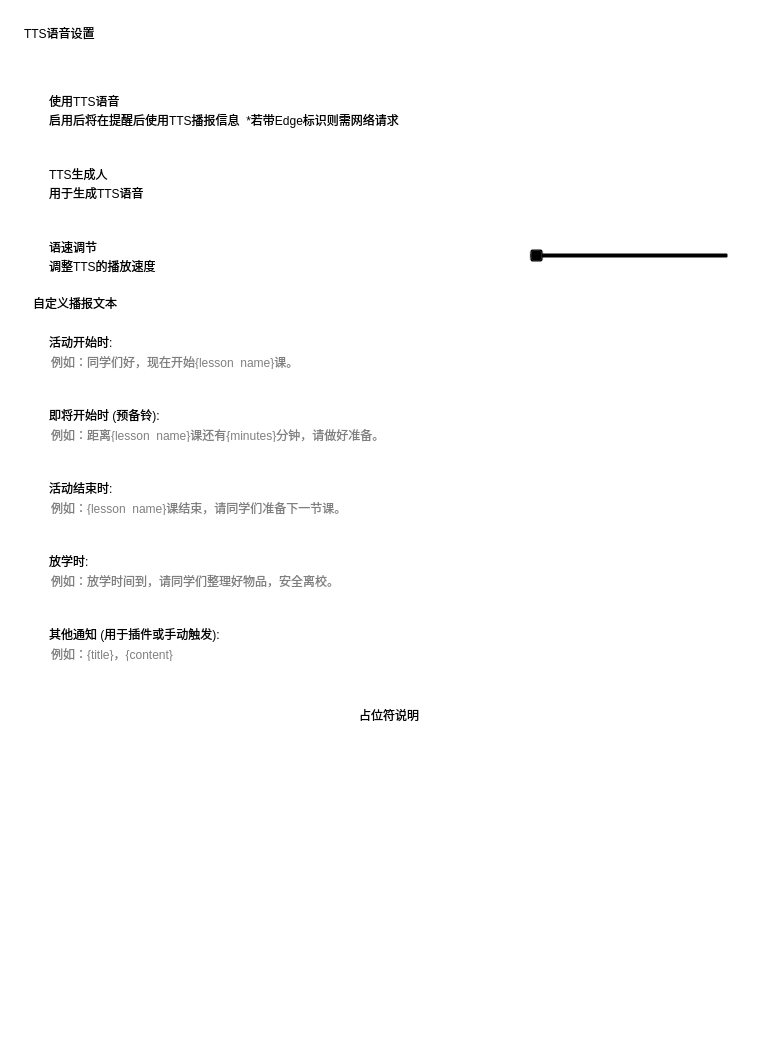
<?xml version="1.0" encoding="UTF-8"?>
<ui version="4.0">
 <class>TTSAdvancedSettings</class>
 <widget class="QWidget" name="TTSAdvancedSettings">
  <property name="geometry">
   <rect>
    <x>0</x>
    <y>0</y>
    <width>778</width>
    <height>1053</height>
   </rect>
  </property>
  <property name="windowTitle">
   <string>TTS 高级设置</string>
  </property>
  <property name="styleSheet">
   <string notr="true">background: transparent; border: none</string>
  </property>
  <layout class="QVBoxLayout" name="verticalLayout_Main">
   <property name="spacing">
    <number>18</number>
   </property>
   <property name="leftMargin">
    <number>0</number>
   </property>
   <property name="topMargin">
    <number>0</number>
   </property>
   <property name="rightMargin">
    <number>0</number>
   </property>
   <property name="bottomMargin">
    <number>0</number>
   </property>
   <item>
    <widget class="SmoothScrollArea" name="scrollArea">
     <property name="widgetResizable">
      <bool>true</bool>
     </property>
     <widget class="QWidget" name="scrollAreaWidgetContents">
      <property name="geometry">
       <rect>
        <x>0</x>
        <y>0</y>
        <width>758</width>
        <height>1033</height>
       </rect>
      </property>
      <layout class="QVBoxLayout" name="verticalLayout_Scroll">
       <property name="spacing">
        <number>24</number>
       </property>
       <property name="leftMargin">
        <number>24</number>
       </property>
       <property name="topMargin">
        <number>24</number>
       </property>
       <property name="rightMargin">
        <number>24</number>
       </property>
       <property name="bottomMargin">
        <number>24</number>
       </property>
       <item>
        <widget class="TitleLabel" name="TitleLabel">
         <property name="text">
          <string>TTS语音设置</string>
         </property>
        </widget>
       </item>
       <item>
        <widget class="SmoothScrollArea" name="sd_scroll">
         <property name="styleSheet">
          <string notr="true">background: transparent; border: none</string>
         </property>
         <property name="widgetResizable">
          <bool>true</bool>
         </property>
         <widget class="QWidget" name="scrollAreaWidgetContents_2">
          <property name="geometry">
           <rect>
            <x>0</x>
            <y>0</y>
            <width>740</width>
            <height>972</height>
           </rect>
          </property>
          <layout class="QVBoxLayout" name="verticalLayout_9">
           <item>
            <layout class="QVBoxLayout" name="verticalLayout_5">
             <property name="spacing">
              <number>3</number>
             </property>
             <item>
              <widget class="CardWidget" name="CardWidget_13">
               <property name="minimumSize">
                <size>
                 <width>0</width>
                 <height>70</height>
                </size>
               </property>
               <layout class="QHBoxLayout" name="horizontalLayout_14">
                <property name="leftMargin">
                 <number>16</number>
                </property>
                <property name="topMargin">
                 <number>16</number>
                </property>
                <property name="rightMargin">
                 <number>16</number>
                </property>
                <property name="bottomMargin">
                 <number>16</number>
                </property>
                <item>
                 <layout class="QVBoxLayout" name="verticalLayout_18">
                  <property name="spacing">
                   <number>0</number>
                  </property>
                  <item>
                   <widget class="StrongBodyLabel" name="StrongBodyLabel_14">
                    <property name="sizePolicy">
                     <sizepolicy hsizetype="Expanding" vsizetype="Preferred">
                      <horstretch>0</horstretch>
                      <verstretch>0</verstretch>
                     </sizepolicy>
                    </property>
                    <property name="text">
                     <string>使用TTS语音</string>
                    </property>
                   </widget>
                  </item>
                  <item>
                   <widget class="CaptionLabel" name="CaptionLabel_13">
                    <property name="sizePolicy">
                     <sizepolicy hsizetype="Preferred" vsizetype="Fixed">
                      <horstretch>0</horstretch>
                      <verstretch>0</verstretch>
                     </sizepolicy>
                    </property>
                    <property name="text">
                     <string>启用后将在提醒后使用TTS播报信息  *若带Edge标识则需网络请求</string>
                    </property>
                    <property name="lightColor" stdset="0">
                     <color alpha="150">
                      <red>0</red>
                      <green>0</green>
                      <blue>0</blue>
                     </color>
                    </property>
                    <property name="darkColor" stdset="0">
                     <color alpha="200">
                      <red>255</red>
                      <green>255</green>
                      <blue>255</blue>
                     </color>
                    </property>
                   </widget>
                  </item>
                 </layout>
                </item>
                <item>
                 <widget class="SwitchButton" name="switch_enable_tts">
                  <property name="onText">
                   <string>启用</string>
                  </property>
                  <property name="offText">
                   <string>禁用</string>
                  </property>
                 </widget>
                </item>
               </layout>
              </widget>
             </item>
             <item>
              <widget class="CardWidget" name="CardWidget_8">
               <property name="minimumSize">
                <size>
                 <width>0</width>
                 <height>70</height>
                </size>
               </property>
               <layout class="QHBoxLayout" name="horizontalLayout_8">
                <property name="leftMargin">
                 <number>16</number>
                </property>
                <property name="topMargin">
                 <number>16</number>
                </property>
                <property name="rightMargin">
                 <number>16</number>
                </property>
                <property name="bottomMargin">
                 <number>16</number>
                </property>
                <item>
                 <layout class="QVBoxLayout" name="verticalLayout_12">
                  <property name="spacing">
                   <number>0</number>
                  </property>
                  <item>
                   <widget class="StrongBodyLabel" name="StrongBodyLabel_8">
                    <property name="text">
                     <string>TTS生成人</string>
                    </property>
                   </widget>
                  </item>
                  <item>
                   <widget class="CaptionLabel" name="CaptionLabel_7">
                    <property name="text">
                     <string>用于生成TTS语音</string>
                    </property>
                    <property name="lightColor" stdset="0">
                     <color alpha="150">
                      <red>0</red>
                      <green>0</green>
                      <blue>0</blue>
                     </color>
                    </property>
                    <property name="darkColor" stdset="0">
                     <color alpha="200">
                      <red>255</red>
                      <green>255</green>
                      <blue>255</blue>
                     </color>
                    </property>
                   </widget>
                  </item>
                 </layout>
                </item>
                <item>
                 <widget class="ComboBox" name="voice_selector"/>
                </item>
               </layout>
              </widget>
             </item>
             <item>
              <widget class="CardWidget" name="CardWidget_7">
               <property name="minimumSize">
                <size>
                 <width>0</width>
                 <height>70</height>
                </size>
               </property>
               <layout class="QHBoxLayout" name="horizontalLayout_7">
                <property name="leftMargin">
                 <number>16</number>
                </property>
                <property name="topMargin">
                 <number>16</number>
                </property>
                <property name="rightMargin">
                 <number>16</number>
                </property>
                <property name="bottomMargin">
                 <number>16</number>
                </property>
                <item>
                 <layout class="QVBoxLayout" name="verticalLayout_11">
                  <property name="spacing">
                   <number>0</number>
                  </property>
                  <item>
                   <widget class="StrongBodyLabel" name="StrongBodyLabel_7">
                    <property name="text">
                     <string>语速调节</string>
                    </property>
                   </widget>
                  </item>
                  <item>
                   <widget class="CaptionLabel" name="CaptionLabel_6">
                    <property name="text">
                     <string>调整TTS的播放速度</string>
                    </property>
                    <property name="lightColor" stdset="0">
                     <color alpha="150">
                      <red>0</red>
                      <green>0</green>
                      <blue>0</blue>
                     </color>
                    </property>
                    <property name="darkColor" stdset="0">
                     <color alpha="200">
                      <red>255</red>
                      <green>255</green>
                      <blue>255</blue>
                     </color>
                    </property>
                   </widget>
                  </item>
                 </layout>
                </item>
                <item>
                 <widget class="Slider" name="slider_tts_speed">
                  <property name="sizePolicy">
                   <sizepolicy hsizetype="Maximum" vsizetype="Fixed">
                    <horstretch>0</horstretch>
                    <verstretch>0</verstretch>
                   </sizepolicy>
                  </property>
                  <property name="minimumSize">
                   <size>
                    <width>200</width>
                    <height>0</height>
                   </size>
                  </property>
                  <property name="orientation">
                   <enum>Qt::Horizontal</enum>
                  </property>
                 </widget>
                </item>
               </layout>
              </widget>
             </item>
             <item>
              <widget class="SubtitleLabel" name="SubtitleLabel_CustomText">
               <property name="text">
                <string>自定义播报文本</string>
               </property>
              </widget>
             </item>
             <item>
              <widget class="CardWidget" name="CardWidget_11">
               <property name="minimumSize">
                <size>
                 <width>0</width>
                 <height>70</height>
                </size>
               </property>
               <layout class="QHBoxLayout" name="horizontalLayout_15">
                <property name="leftMargin">
                 <number>16</number>
                </property>
                <property name="topMargin">
                 <number>16</number>
                </property>
                <property name="rightMargin">
                 <number>16</number>
                </property>
                <property name="bottomMargin">
                 <number>16</number>
                </property>
                <item>
                 <layout class="QVBoxLayout" name="verticalLayout_16">
                  <property name="spacing">
                   <number>0</number>
                  </property>
                  <item>
                   <widget class="StrongBodyLabel" name="StrongBodyLabel_15">
                    <property name="sizePolicy">
                     <sizepolicy hsizetype="Expanding" vsizetype="Preferred">
                      <horstretch>0</horstretch>
                      <verstretch>0</verstretch>
                     </sizepolicy>
                    </property>
                    <property name="text">
                     <string>活动开始时:</string>
                    </property>
                   </widget>
                  </item>
                  <item>
                   <widget class="LineEdit" name="text_attend_class">
                    <property name="placeholderText">
                     <string>例如：同学们好，现在开始{lesson_name}课。</string>
                    </property>
                   </widget>
                  </item>
                 </layout>
                </item>
               </layout>
              </widget>
             </item>
             <item>
              <widget class="CardWidget" name="CardWidget_14">
               <property name="minimumSize">
                <size>
                 <width>0</width>
                 <height>70</height>
                </size>
               </property>
               <layout class="QHBoxLayout" name="horizontalLayout_16">
                <property name="leftMargin">
                 <number>16</number>
                </property>
                <property name="topMargin">
                 <number>16</number>
                </property>
                <property name="rightMargin">
                 <number>16</number>
                </property>
                <property name="bottomMargin">
                 <number>16</number>
                </property>
                <item>
                 <layout class="QVBoxLayout" name="verticalLayout_20">
                  <property name="spacing">
                   <number>0</number>
                  </property>
                  <item>
                   <widget class="StrongBodyLabel" name="StrongBodyLabel_16">
                    <property name="sizePolicy">
                     <sizepolicy hsizetype="Expanding" vsizetype="Preferred">
                      <horstretch>0</horstretch>
                      <verstretch>0</verstretch>
                     </sizepolicy>
                    </property>
                    <property name="text">
                     <string>即将开始时 (预备铃):</string>
                    </property>
                   </widget>
                  </item>
                  <item>
                   <widget class="LineEdit" name="text_prepare_class">
                    <property name="placeholderText">
                     <string>例如：距离{lesson_name}课还有{minutes}分钟，请做好准备。</string>
                    </property>
                   </widget>
                  </item>
                 </layout>
                </item>
               </layout>
              </widget>
             </item>
             <item>
              <widget class="CardWidget" name="CardWidget_15">
               <property name="minimumSize">
                <size>
                 <width>0</width>
                 <height>70</height>
                </size>
               </property>
               <layout class="QHBoxLayout" name="horizontalLayout_17">
                <property name="leftMargin">
                 <number>16</number>
                </property>
                <property name="topMargin">
                 <number>16</number>
                </property>
                <property name="rightMargin">
                 <number>16</number>
                </property>
                <property name="bottomMargin">
                 <number>16</number>
                </property>
                <item>
                 <layout class="QVBoxLayout" name="verticalLayout_21">
                  <property name="spacing">
                   <number>0</number>
                  </property>
                  <item>
                   <widget class="StrongBodyLabel" name="StrongBodyLabel_17">
                    <property name="sizePolicy">
                     <sizepolicy hsizetype="Expanding" vsizetype="Preferred">
                      <horstretch>0</horstretch>
                      <verstretch>0</verstretch>
                     </sizepolicy>
                    </property>
                    <property name="text">
                     <string>活动结束时:</string>
                    </property>
                   </widget>
                  </item>
                  <item>
                   <widget class="LineEdit" name="text_finish_class">
                    <property name="placeholderText">
                     <string>例如：{lesson_name}课结束，请同学们准备下一节课。</string>
                    </property>
                   </widget>
                  </item>
                 </layout>
                </item>
               </layout>
              </widget>
             </item>
             <item>
              <widget class="CardWidget" name="CardWidget_16">
               <property name="minimumSize">
                <size>
                 <width>0</width>
                 <height>70</height>
                </size>
               </property>
               <layout class="QHBoxLayout" name="horizontalLayout_18">
                <property name="leftMargin">
                 <number>16</number>
                </property>
                <property name="topMargin">
                 <number>16</number>
                </property>
                <property name="rightMargin">
                 <number>16</number>
                </property>
                <property name="bottomMargin">
                 <number>16</number>
                </property>
                <item>
                 <layout class="QVBoxLayout" name="verticalLayout_22">
                  <property name="spacing">
                   <number>0</number>
                  </property>
                  <item>
                   <widget class="StrongBodyLabel" name="StrongBodyLabel_18">
                    <property name="sizePolicy">
                     <sizepolicy hsizetype="Expanding" vsizetype="Preferred">
                      <horstretch>0</horstretch>
                      <verstretch>0</verstretch>
                     </sizepolicy>
                    </property>
                    <property name="text">
                     <string>放学时:</string>
                    </property>
                   </widget>
                  </item>
                  <item>
                   <widget class="LineEdit" name="text_after_school">
                    <property name="placeholderText">
                     <string>例如：放学时间到，请同学们整理好物品，安全离校。</string>
                    </property>
                   </widget>
                  </item>
                 </layout>
                </item>
               </layout>
              </widget>
             </item>
             <item>
              <widget class="CardWidget" name="CardWidget_17">
               <property name="minimumSize">
                <size>
                 <width>0</width>
                 <height>70</height>
                </size>
               </property>
               <layout class="QHBoxLayout" name="horizontalLayout_19">
                <property name="leftMargin">
                 <number>16</number>
                </property>
                <property name="topMargin">
                 <number>16</number>
                </property>
                <property name="rightMargin">
                 <number>16</number>
                </property>
                <property name="bottomMargin">
                 <number>16</number>
                </property>
                <item>
                 <layout class="QVBoxLayout" name="verticalLayout_23">
                  <property name="spacing">
                   <number>0</number>
                  </property>
                  <item>
                   <widget class="StrongBodyLabel" name="StrongBodyLabel_19">
                    <property name="sizePolicy">
                     <sizepolicy hsizetype="Expanding" vsizetype="Preferred">
                      <horstretch>0</horstretch>
                      <verstretch>0</verstretch>
                     </sizepolicy>
                    </property>
                    <property name="text">
                     <string>其他通知 (用于插件或手动触发):</string>
                    </property>
                   </widget>
                  </item>
                  <item>
                   <widget class="LineEdit" name="text_notification">
                    <property name="placeholderText">
                     <string>例如：{title}，{content}</string>
                    </property>
                   </widget>
                  </item>
                 </layout>
                </item>
               </layout>
              </widget>
             </item>
             <item>
              <widget class="CardWidget" name="CardWidget_18">
               <property name="minimumSize">
                <size>
                 <width>0</width>
                 <height>70</height>
                </size>
               </property>
               <layout class="QHBoxLayout" name="horizontalLayout_20">
                <property name="leftMargin">
                 <number>16</number>
                </property>
                <property name="topMargin">
                 <number>16</number>
                </property>
                <property name="rightMargin">
                 <number>16</number>
                </property>
                <property name="bottomMargin">
                 <number>16</number>
                </property>
                <item>
                 <layout class="QVBoxLayout" name="verticalLayout_24">
                  <property name="spacing">
                   <number>0</number>
                  </property>
                  <item>
                   <widget class="HyperlinkLabel" name="about_placeholder">
                    <property name="text">
                     <string>占位符说明</string>
                    </property>
                   </widget>
                  </item>
                 </layout>
                </item>
               </layout>
              </widget>
             </item>
            </layout>
           </item>
           <item>
            <spacer name="verticalSpacer_2">
             <property name="orientation">
              <enum>Qt::Vertical</enum>
             </property>
             <property name="sizeHint" stdset="0">
              <size>
               <width>20</width>
               <height>40</height>
              </size>
             </property>
            </spacer>
           </item>
          </layout>
         </widget>
        </widget>
       </item>
      </layout>
     </widget>
    </widget>
   </item>
  </layout>
 </widget>
 <customwidgets>
  <customwidget>
   <class>ComboBox</class>
   <extends>QPushButton</extends>
   <header>qfluentwidgets</header>
  </customwidget>
  <customwidget>
   <class>SwitchButton</class>
   <extends>QWidget</extends>
   <header>qfluentwidgets</header>
  </customwidget>
  <customwidget>
   <class>Slider</class>
   <extends>QSlider</extends>
   <header>qfluentwidgets</header>
  </customwidget>
  <customwidget>
   <class>CardWidget</class>
   <extends>QFrame</extends>
   <header>qfluentwidgets</header>
   <container>1</container>
  </customwidget>
  <customwidget>
   <class>SmoothScrollArea</class>
   <extends>QScrollArea</extends>
   <header>qfluentwidgets</header>
   <container>1</container>
  </customwidget>
  <customwidget>
   <class>CaptionLabel</class>
   <extends>QLabel</extends>
   <header>qfluentwidgets</header>
  </customwidget>
  <customwidget>
   <class>StrongBodyLabel</class>
   <extends>QLabel</extends>
   <header>qfluentwidgets</header>
  </customwidget>
  <customwidget>
   <class>SubtitleLabel</class>
   <extends>QLabel</extends>
   <header>qfluentwidgets</header>
  </customwidget>
  <customwidget>
   <class>TitleLabel</class>
   <extends>QLabel</extends>
   <header>qfluentwidgets</header>
  </customwidget>
  <customwidget>
   <class>HyperlinkLabel</class>
   <extends>QPushButton</extends>
   <header>qfluentwidgets</header>
  </customwidget>
  <customwidget>
   <class>LineEdit</class>
   <extends>QLineEdit</extends>
   <header>qfluentwidgets</header>
  </customwidget>
 </customwidgets>
 <resources/>
 <connections/>
</ui>
